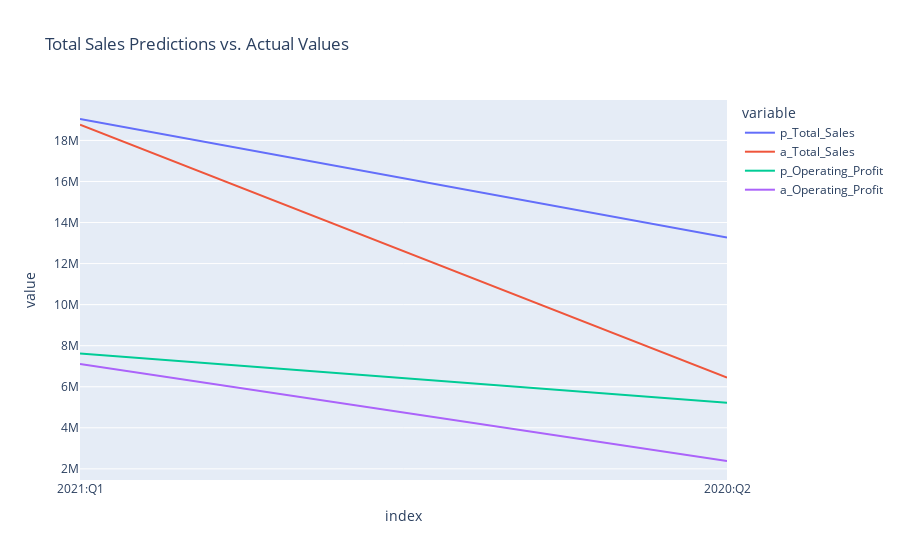

Notebook cell for this chart:
### Code cell
#Plot the predictions vs. the actual values
px.line(opt_rfr_df, x=opt_rfr_df.index, y=['p_Total_Sales', 'a_Total_Sales', 'p_Operating_Profit', 'a_Operating_Profit'], title='Total Sales Predictions vs. Actual Values')

### Figure 1 — Plotly figure (JSON) as saved in the notebook; plotly's stock layout.template omitted (floating-point values rounded to 4 significant figures)
{"data": [{"hovertemplate": "variable=p_Total_Sales<br>index=%{x}<br>value=%{y}<extra></extra>", "legendgroup": "p_Total_Sales", "line": {"color": "#636efa", "dash": "solid"}, "marker": {"symbol": "circle"}, "mode": "lines", "name": "p_Total_Sales", "orientation": "v", "showlegend": true, "type": "scatter", "x": ["2021:Q1", "2020:Q2"], "xaxis": "x", "y": [19040000.0, 13270000.0], "yaxis": "y"}, {"hovertemplate": "variable=a_Total_Sales<br>index=%{x}<br>value=%{y}<extra></extra>", "legendgroup": "a_Total_Sales", "line": {"color": "#EF553B", "dash": "solid"}, "marker": {"symbol": "circle"}, "mode": "lines", "name": "a_Total_Sales", "orientation": "v", "showlegend": true, "type": "scatter", "x": ["2021:Q1", "2020:Q2"], "xaxis": "x", "y": [18770496, 6442039], "yaxis": "y"}, {"hovertemplate": "variable=p_Operating_Profit<br>index=%{x}<br>value=%{y}<extra></extra>", "legendgroup": "p_Operating_Profit", "line": {"color": "#00cc96", "dash": "solid"}, "marker": {"symbol": "circle"}, "mode": "lines", "name": "p_Operating_Profit", "orientation": "v", "showlegend": true, "type": "scatter", "x": ["2021:Q1", "2020:Q2"], "xaxis": "x", "y": [7621000.0, 5220000.0], "yaxis": "y"}, {"hovertemplate": "variable=a_Operating_Profit<br>index=%{x}<br>value=%{y}<extra></extra>", "legendgroup": "a_Operating_Profit", "line": {"color": "#ab63fa", "dash": "solid"}, "marker": {"symbol": "circle"}, "mode": "lines", "name": "a_Operating_Profit", "orientation": "v", "showlegend": true, "type": "scatter", "x": ["2021:Q1", "2020:Q2"], "xaxis": "x", "y": [7114000.0, 2383000.0], "yaxis": "y"}], "layout": {"legend": {"title": {"text": "variable"}, "tracegroupgap": 0}, "title": {"text": "Total Sales Predictions vs. Actual Values"}, "xaxis": {"anchor": "y", "domain": [0, 1], "title": {"text": "index"}}, "yaxis": {"anchor": "x", "domain": [0, 1], "title": {"text": "value"}}}}
